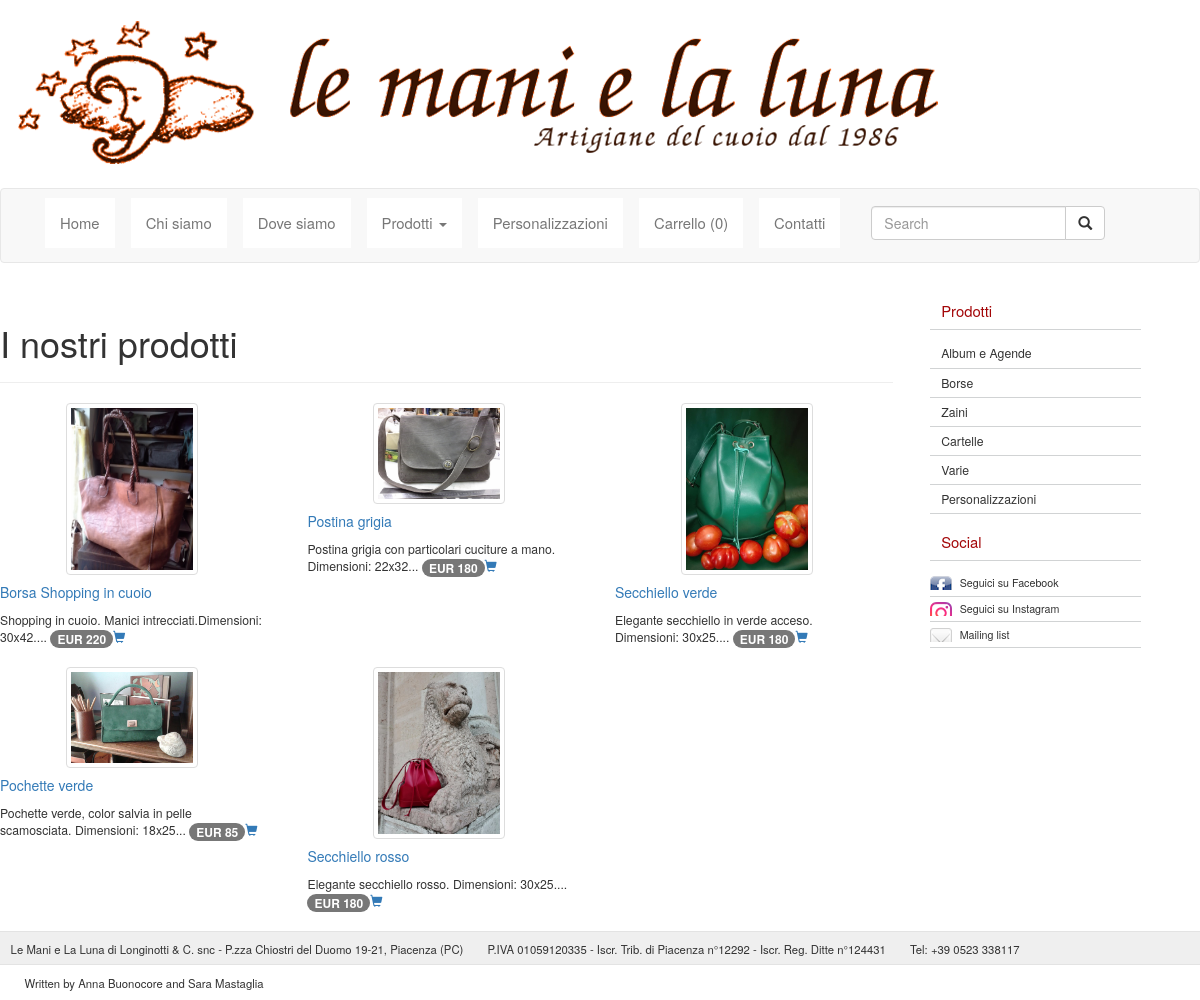
The app's page /Borse.php with its own data.
### tables this page shows
CREATE TABLE `prodotti` (
  `idprodotti` int(11) NOT NULL,
  `categoria` varchar(45) DEFAULT NULL,
  `nome` varchar(45) NOT NULL,
  `descrizione` varchar(1000) DEFAULT NULL,
  `colore` varchar(45) DEFAULT NULL,
  `disponibile` int(100) DEFAULT NULL,
  `prezzo` float DEFAULT NULL,
  `foto` varchar(45) DEFAULT NULL,
  PRIMARY KEY (`idprodotti`),
  UNIQUE KEY `idprodotti_UNIQUE` (`idprodotti`)
);

### Borse.php (the view, shortened to what this page needs)
<?php
    if ($_SESSION["carrello"]=="") {
     $carrello=array();
    } else {
     $carrello=explode(" ",trim($_SESSION["carrello"]));
     $carrello=array_unique($carrello);
    }
   $connessione = new mysqli("localhost","root","root","maniluna");
   $query_prodotti = "SELECT * FROM prodotti WHERE categoria='2borse'";
?>
<!doctype html>
<html>
<head>
		<link rel="stylesheet" href="css/style.css">
        <link rel="stylesheet" href="css/flexslider.css">
        <link rel="stylesheet" href="css/bootstrap.min.css">
        </head>
       <body>
       	<div id="logo">
					<img alt="logo" src="img/logo-trasparente.png">
					<img alt="titolo" src="img/scrittalogo.png">
				</div>
    <nav class="navbar navbar-default">
  <div class="container">
    <div class="collapse navbar-collapse" id="bs-example-navbar-collapse-1">
      <ul class="nav navbar-nav">
        <li><a href="index.php"> Home <span class="sr-only">(current)</span></a></li>
        <li> <a href="Chi_siamoLML.php"> Chi siamo </a></li>
        <li> <a href="dove_siamoLML.php"> Dove siamo </a></li>
        <li class="dropdown">
          <a class="dropdown-toggle" data-toggle="dropdown" role="button" aria-haspopup="true" aria-expanded="false"> Prodotti <span class="caret"></span></a>
          </li>
          <li><a href="PersonalizzazioniLML.php"> Personalizzazioni</a></li>
          <li><a href="carrelloLML.php"> Carrello (<?php echo count($carrello)?>)</a></li>
		  <li><a href="ContattiLML.php"> Contatti</a></li>
		<form class="navbar-form navbar-right" role="search" action="ricerca.php" method="post">
          <div class="input-group">
            <input name="ricerca" type="text" class="form-control" placeholder="Search">
            <span class="input-group-btn">
            <button class="btn btn-default" type="submit"><span class="glyphicon glyphicon-search" aria-hidden="true"></span></button>
            </span>
           </div>
       </form>
	   </ul>
    </div>
  </div>
</nav>
    <div class="row">
      <div id="colonna1" class="col-xs-12 col-sm-9 colonna">
        <div class="row">
          <div class="col-xs-12 colonna">
            <div class="page-header"><h1> I nostri prodotti </h1></div>
          </div>
        </div>
        <?php
        if (!($risultato = $connessione->query($query_prodotti)))
          die("Query sui prodotti fallita!");
        $i=1;
        while ($riga = $risultato->fetch_array()) {
          $idprodotti=$riga["idprodotti"];
          $nome = $riga["nome"];
          $descrizione=substr($riga["descrizione"],0,100)."...";
          $prezzo=$riga["prezzo"];
          $foto=$riga["foto"];
          if ($i==1) {
            echo "<div class='row'>";
          }
          echo "<div class='col-xs-4'>";
          echo "<article class='schedavg' data-src='".$foto."'>";
          echo "<a href='dettaglio_prodottoLML.php?id=$idprodotti'><img class='img-thumbnail prodotto' src='img/prodotti/$foto' alt=''/></a>";
          echo "<h5><a href='dettaglio_prodottoLML.php?id=$idprodotti'>$nome </a></h5>";
          echo "<p>$descrizione";
          echo " <span class='badge badge-success'>EUR $prezzo</span>";
          echo "<a href='aggiungicarrelloLML.php?id=$idprodotti'><span class='glyphicon glyphicon-shopping-cart' aria-hidden='true'></span></a>";
          echo "</p>";
          echo "</article>";
          echo "</div>";
          if ($i==3) {
            echo "</div>";
            $i=1;
          } else {
            $i++;
          }
        }
        if ($i!=1) {
          echo "</div>";
        }
        ?>
          </div>
  <div>
     <aside id="social-widget">
				<div class="widget categorie-widget" id="categorie">
					<h3>Prodotti</h3>
					<ul>
						<li>
							<a href="AlbumAgende.php">Album e Agende</a>
						</li>
						<li>
							<a href="Borse.php">Borse</a>
						</li>
						<li>
							<a href="Zaini.php">Zaini</a>
						</li>
						<li>
							<a href="Cartelle.php">Cartelle</a>
						</li>
						<li>
							<a href="Varie.php">Varie</a>
						</li>
						<li>
							<a href="PersonalizzazioniLML.php">Personalizzazioni</a>
						</li>
					</ul>
					<h3>Social</h3>
				<div class="widget social-widget" id="social">
					<ul>
                        <li>
							<a href="https://www.facebook.com/lemanielalunapiacenza/" id="facebook"> Seguici su Facebook </a>
						</li>
						<li>
							<a href="https://www.instagram.com/lemanielaluna/?hl=it" id="instagram"> Seguici su Instagram </a>
						</li>
						<li>
							<a href="#" id="mailinglist"> Mailing list </a>
						</li>
					</ul>
				</div>
				</div>
			</aside>
  </div>
	    <div>
			<footer>
				<ul id="legal">
					<li>
						Le Mani e La Luna di Longinotti &amp; C. snc - P.zza Chiostri del Duomo 19-21, Piacenza (PC) </li>
					<li> P.IVA 01059120335 - Iscr. Trib. di Piacenza n°12292 - Iscr. Reg. Ditte n°124431
					</li>
					<li>
						Tel: <a href="tel:+390523338117">+39 0523 338117</a>
					</li>
					<li>
						Written by Anna Buonocore and Sara Mastaglia
					</li>
				</ul>
			</footer>
		</div>
		</body>
</html>

### records on screen
prodotti: foto (picture), nome "Borsa Shopping in cuoio", descrizione "Shopping in cuoio. Manici intrecciati.Dimensioni: 30x42....", prezzo "220"
prodotti: foto (picture), nome "Postina grigia", descrizione "Postina grigia con particolari cuciture a mano. Dimensioni: 22x32...", prezzo "180"
prodotti: foto (picture), nome "Secchiello verde", descrizione "Elegante secchiello in verde acceso. Dimensioni: 30x25....", prezzo "180"
prodotti: foto (picture), nome "Pochette verde", descrizione "Pochette verde, color salvia in pelle scamosciata. Dimensioni: 18x25...", prezzo "85"
prodotti: foto (picture), nome "Secchiello rosso", descrizione "Elegante secchiello rosso. Dimensioni: 30x25....", prezzo "180"

### other values on screen
count($carrello) "0"
